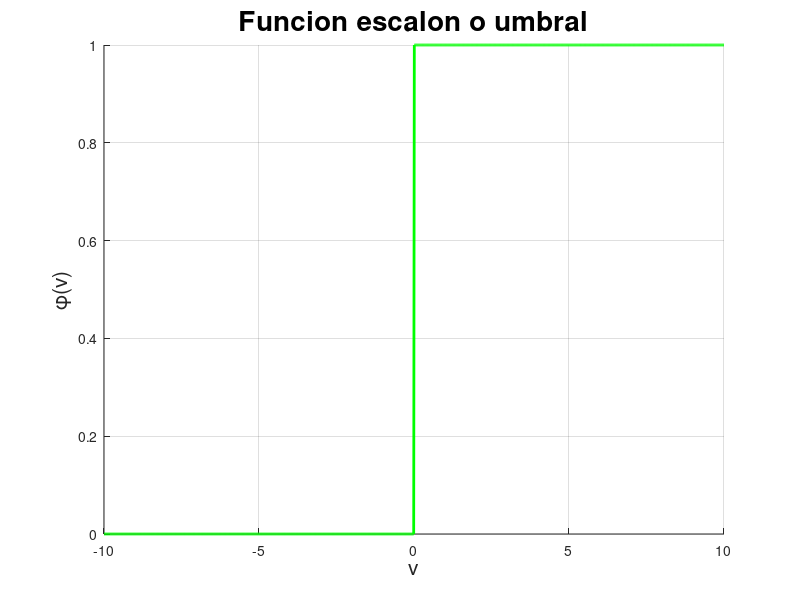

Recreate this plot in MATLAB.
% Ian Mu;oz Nu;ez - Funcion 'Escalon'

close all
clear
clc

v = linspace(-10, 10, 1000); % Variable independiente

phi = []; % Funcion o variable dependiente
for i= 1:1000
    if v(i) >= 0
        phi(i) = 1;
    else
        phi(i) = 0;
    end
end

figure(1)
hold on
grid on

plot(v, phi, 'g-', 'LineWidth', 2)

title("Funcion escalon o umbral", 'FontSize', 20)
xlabel('v', 'FontSize', 15)
ylabel('\phi(v)', 'FontSize', 15)

